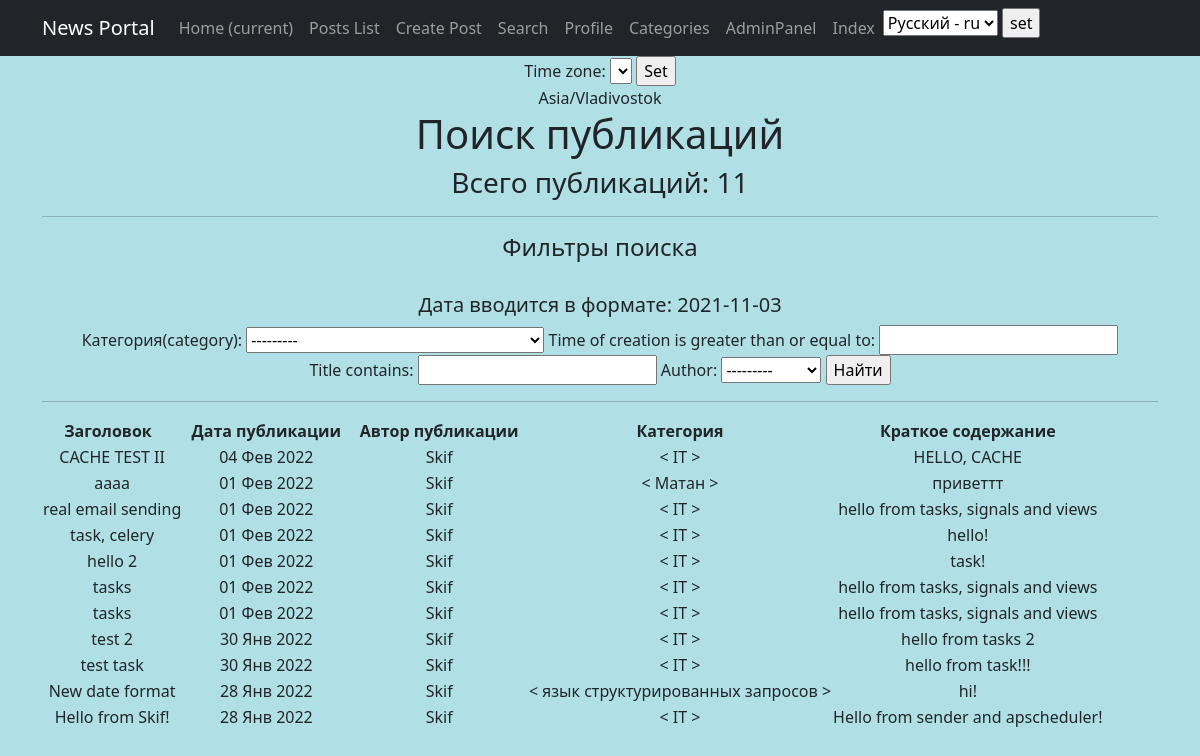
/posts/search/, run on the app's committed database.
### news/models.py (models this page shows, shortened)
class Post(models.Model):
    article = 'AR'
    news = 'NW'
    kind = [
        (article, 'Статья'),
        (news, 'Новость')
    ]
    author = models.ForeignKey(Author, on_delete=models.CASCADE)
    view = models.CharField(max_length=2, choices=kind, default=article)
    time_of_creation = models.DateTimeField(auto_now_add=True)
    post_category = models.ForeignKey(Category, on_delete=models.CASCADE, verbose_name='Категория(category)')
    title = models.CharField(max_length=128)
    text = models.TextField()
    post_rating = models.IntegerField(default=0)
    class Meta:
        verbose_name = 'Публикация'
        verbose_name_plural = 'Публикации'

class Author(models.Model):
    author_user = models.OneToOneField(User, on_delete=models.CASCADE)
    author_rating = models.IntegerField(default=0)
    class Meta:
        verbose_name = 'Автор'
        verbose_name_plural = 'Авторы'
    def __str__(self):
        return f'{self.author_user}'

class Category(models.Model):
    name = models.CharField(max_length=64, unique=True)
    subscribers = models.ManyToManyField(User, through='CategorySubscribers')
    class Meta:
        verbose_name = 'Категория'
        verbose_name_plural = 'Категории'
    def __str__(self):
        return f'{self.name}'

### news/views.py (the view)
# urls.py: path('search/', PostsSearch.as_view(), name='search'),
class PostsSearch(ListView):
    model = Post
    template_name = 'news/search.html'
    context_object_name = 'posts_search'
    ordering = ['-time_of_creation']
    def get_context_data(self, **kwargs):
        context = super().get_context_data(**kwargs)
        context['filter'] = PostFilter(self.request.GET, queryset=self.get_queryset()) # вписываем наш фильтр в контекст
        return context

### news/templatetags/custom_filters.py (called while the page is built)
@register.filter(name='censor')
def censor(value):
    censor_list = ['мат']
    text = value.split()
    for word in text:
        if word.lower() in censor_list:
            value = value.replace(word, '[CENSORED]')
    return value

### templates/news/search.html (shortened to what this page needs)
{% extends 'default.html' %}
{% load i18n %}
{% load custom_filters %}
{% block content %}
    <h1>Поиск публикаций</h1>
    <h3><p align="center">Всего публикаций: {{ posts_search|length }}</p></h3>
    <hr>
    <h4>Фильтры поиска</h4>
    <br>
    <h5>Дата вводится в формате: 2021-11-03</h5>
    <form method="GET">
        {{ filter.form }}
        <input type="submit" value="Найти">
    </form>
    <hr>
    {% if posts_search %}
       <table>
           <thead>
              <th>
                  <b>Заголовок &nbsp </b>
              </th>
              <th>
                  <b> &nbsp Дата публикации &nbsp </b>
              </th>
              <th>
                  <b> &nbsp Автор публикации &nbsp </b>
              </th>
              <th>
                  <b> &nbsp Категория &nbsp </b>
              </th>
              <th>
                  <b> &nbsp Краткое содержание &nbsp</b>
              </th>
           </thead>
      {% for post in filter.qs %}
          <tr>
              <td>
                  {{ post.title|censor }}
              </td>
              <td>
                  {{ post.time_of_creation|date:'d M Y'}}
              </td>
              <td>
                  {{ post.author }}
              </td>
              <td>
                  < {{ post.post_category }} >
              </td>
              <td>
                  {{ post.text|truncatechars:50|censor }}
              </td>
          </tr>
      {% endfor %}
      </table>
    <br>
    {% else %}
      <h2>Публикаций нет!</h2>
    {% endif %}
{% endblock content %}

### data on the page
Post: title|censor "CACHE TEST II", time_of_creation "04 Фев 2022", author "Skif", post_category "IT", text|censor "HELLO, CACHE"
Post: title|censor "aaaa", time_of_creation "01 Фев 2022", author "Skif", post_category "Матан", text|censor "приветтт"
Post: title|censor "real email sending", time_of_creation "01 Фев 2022", author "Skif", post_category "IT", text|censor "hello from tasks, signals and views"
Post: title|censor "task, celery", time_of_creation "01 Фев 2022", author "Skif", post_category "IT", text|censor "hello!"
Post: title|censor "hello 2", time_of_creation "01 Фев 2022", author "Skif", post_category "IT", text|censor "task!"
Post: title|censor "tasks", time_of_creation "01 Фев 2022", author "Skif", post_category "IT", text|censor "hello from tasks, signals and views"
Post: title|censor "tasks", time_of_creation "01 Фев 2022", author "Skif", post_category "IT", text|censor "hello from tasks, signals and views"
Post: title|censor "test 2", time_of_creation "30 Янв 2022", author "Skif", post_category "IT", text|censor "hello from tasks 2"
Post: title|censor "test task", time_of_creation "30 Янв 2022", author "Skif", post_category "IT", text|censor "hello from task!!!"
Post: title|censor "New date format", time_of_creation "28 Янв 2022", author "Skif", post_category "язык структурированных запросов", text|censor "hi!"
Post: title|censor "Hello from Skif!", time_of_creation "28 Янв 2022", author "Skif", post_category "IT", text|censor "Hello from sender and apscheduler!"

### other printed values
{{ TIME_ZONE }} "Asia/Vladivostok"
{{ posts_search|length }} "11"
form field language "Русский - ru"
